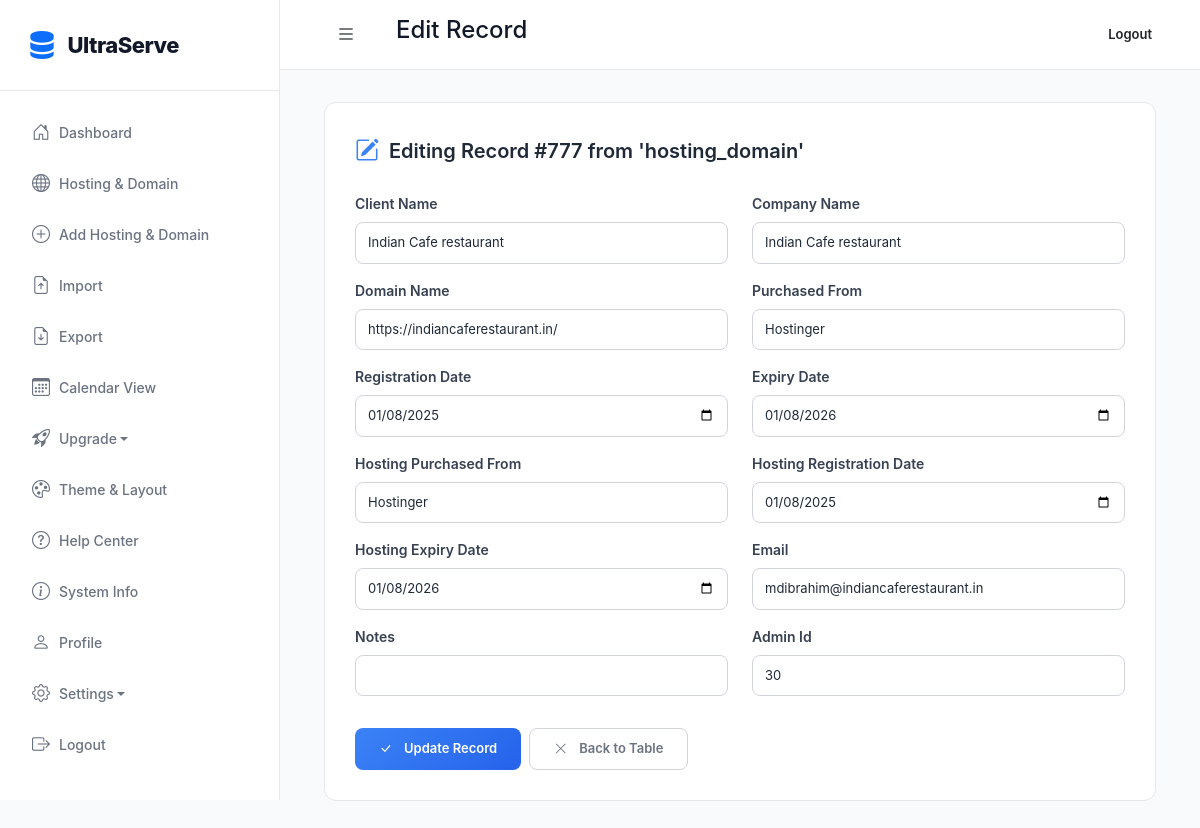
Page /edit.php?table=hosting_domain&id=777 (signed in) on the committed database.
### tables this page shows
CREATE TABLE `hosting_domain` (
  `id` int(11) NOT NULL,
  `client_name` varchar(256) NOT NULL,
  `company_name` varchar(150) NOT NULL,
  `domain_name` varchar(150) NOT NULL,
  `purchased_from` varchar(100) NOT NULL,
  `registration_date` date DEFAULT NULL,
  `expiry_date` date DEFAULT NULL,
  `hosting_purchased_from` varchar(255) DEFAULT NULL,
  `hosting_registration_date` date DEFAULT NULL,
  `hosting_expiry_date` date DEFAULT NULL,
  `email` varchar(150) NOT NULL,
  `notes` varchar(250) NOT NULL,
  `admin_id` int(11) NOT NULL
);

### edit.php (the view, shortened to what this page needs)
<?php
include('db.php');
$table = isset($_GET['table']) ? $_GET['table'] : '';
$id = isset($_GET['id']) ? (int)$_GET['id'] : 0;
$row = null;
if (!empty($table) && $id > 0) {
    $safe_table = mysqli_real_escape_string($conn, $table);
    $query = "SELECT * FROM `$safe_table` WHERE id=$id";
    $result = mysqli_query($conn, $query);
    if ($result && mysqli_num_rows($result) > 0) {
        $row = mysqli_fetch_assoc($result);
    } else {
        $error = "Record not found.";
    }
} else {
    $error = "Invalid request.";
}
?>
<!DOCTYPE html>
<html lang="en">
<head>
<link href="https://cdn.jsdelivr.net/npm/bootstrap@5.3.3/dist/css/bootstrap.min.css" rel="stylesheet">
<link href="https://cdn.jsdelivr.net/npm/bootstrap-icons@1.10.5/font/bootstrap-icons.css" rel="stylesheet">
<link href="css/dashboard.css" rel="stylesheet">
</head>
<body>
<div class="header">
    <div class="d-flex align-items-center">
        <button class="btn me-3" id="sidebarToggle" type="button" style="border: none; font-size: 20px;"><i class="bi bi-list"></i></button>
        <h4>Edit Record</h4>
    </div>
    <div>
        <a href="logout.php" class="btn btn-sm">Logout</a>
    </div>
</div>
<?php include 'sidebar.php'?>
<div class="content">
  <div class="container-fluid">
    <?php if ($row): ?>
    <div class="form-container">
        <div class="form-title">
            <i class="bi bi-pencil-square"></i> Editing Record #<?= htmlspecialchars($row['id']) ?> from '<?= htmlspecialchars($table) ?>'
        </div>
        <form method="POST">
            <div class="row">
                <?php foreach($row as $key => $value) {
                    if($key == 'id') continue;
                    $inputType = 'text';
                    if (str_contains($key, 'date')) {
                        $inputType = 'date';
                        $displayValue = !empty($value) ? date('Y-m-d', strtotime($value)) : '';
                    } elseif (str_contains($key, 'email')) {
                        $inputType = 'email';
                        $displayValue = htmlspecialchars($value);
                    } else {
                        $displayValue = htmlspecialchars($value);
                    }
                ?>
                <div class="col-md-6 mb-3">
                    <label for="<?= $key ?>" class="form-label"><?= ucwords(str_replace('_',' ',$key)) ?></label>
                    <input type="<?= $inputType ?>" name="<?= $key ?>" id="<?= $key ?>" value="<?= $displayValue ?>" class="form-control" required>
                </div>
                <?php } ?>
            </div>
            <div class="d-flex gap-2 mt-3">
                <button type="submit" class="btn btn-submit"><i class="bi bi-check-lg me-1"></i> Update Record</button>
                <a href="dashboard.php?page=hosting_domain" class="btn btn-secondary"><i class="bi bi-x-lg me-1"></i> Back to Table</a>
            </div>
        </form>
    </div>
    <?php endif; ?>
  </div>
</div>
</body>
</html>

### css/dashboard.css (style rules this page uses)
:root { --primary: #6366f1; --primary-dark: #4f46e5; --primary-light: #818cf8; --secondary: #8b5cf6; --success: #10b981; --warning: #f59e0b; --danger: #ef4444; --info: #06b6d4; --bg-primary: #ffffff; --bg-secondary: #f9fafb; --bg-tertiary: #f3f4f6; --text-primary: #111827; --text-secondary: #6b7280; --text-tertiary: #9ca3af; --border-color: #e5e7eb; --border-radius: 16px; --border-radius-sm: 12px; --border-radius-lg: 20px; --shadow-sm: 0 1px 2px 0 rgba(0, 0, 0, 0.05); --shadow: 0 4px 6px -1px rgba(0, 0, 0, 0.1); --shadow-lg: 0 10px 15px -3px rgba(0, 0, 0, 0.1); --shadow-xl: 0 20px 25px -5px rgba(0, 0, 0, 0.1); --sidebar-width: 280px; --header-height: 70px; --transition: all 0.3s cubic-bezier(0.4, 0, 0.2, 1); }
* { margin: 0; padding: 0; box-sizing: border-box; }
body { font-family: -apple-system, BlinkMacSystemFont, 'Segoe UI', 'Roboto', 'Oxygen', 'Ubuntu', 'Cantarell', sans-serif; background: var(--bg-secondary); min-height: 100vh; font-size: 14px; color: var(--text-primary); transition: background 0.3s ease, color 0.3s ease; }
.header { background: var(--bg-primary); backdrop-filter: blur(10px); border-bottom: 1px solid var(--border-color); padding: 0 32px; display: flex; justify-content: space-between; align-items: center; position: fixed; top: 0; left: var(--sidebar-width); right: 0; z-index: 1000; height: var(--header-height); transition: var(--transition); }
.content { margin-left: var(--sidebar-width); padding: calc(var(--header-height) + 32px) 32px 32px; transition: var(--transition); min-height: 100vh; }
.form-label { display: block; margin-bottom: 8px; color: var(--text-primary); font-weight: 500; font-size: 14px; }
.btn { padding: 12px 24px; border-radius: var(--border-radius-sm); border: none; font-weight: 600; font-size: 14px; cursor: pointer; transition: var(--transition); display: inline-flex; align-items: center; gap: 8px; text-decoration: none; }
.btn-secondary { background: var(--bg-tertiary); color: var(--text-primary); }
.btn-sm { padding: 8px 16px; font-size: 13px; }

### edit.php (style rules this page uses)
.form-container { background: white; border-radius: 12px; border: 1px solid #e5e7eb; padding: 30px; }
.form-title { font-size: 20px; font-weight: 600; color: #1f2937; margin-bottom: 24px; display: flex; align-items: center; gap: 10px; }
.form-title i { color: #3b82f6; font-size: 24px; }
.form-label { display: block; font-weight: 600; color: #374151; margin-bottom: 8px; }
.form-control { border: 1px solid #d1d5db; border-radius: 8px; padding: 10px 12px; font-size: 13px; transition: all 0.2s ease; background: white; color: #1f2937; }
.btn-submit { background: linear-gradient(135deg, #3b82f6 0%, #2563eb 100%); color: white; border: none; padding: 10px 24px; font-size: 13px; border-radius: 8px; font-weight: 600; }
.btn-secondary { background: white; color: #6b7280; border: 1px solid #d1d5db; padding: 10px 24px; font-size: 13px; border-radius: 8px; font-weight: 600; text-decoration: none; }

### rows in the picture
hosting_domain: id "777", client_name "Indian Cafe restaurant", company_name "Indian Cafe restaurant", domain_name "https://indiancaferestaurant.in/", purchased_from "Hostinger", registration_date "01/08/2025", expiry_date "01/08/2026", hosting_purchased_from "Hostinger", hosting_registration_date "01/08/2025", hosting_expiry_date "01/08/2026", email "mdibrahim@indiancaferestaurant.in", admin_id "30"

### other values in the picture
$table "hosting_domain"
str_replace('_',' ',$key) "Client Name"
str_replace('_',' ',$key) "Company Name"
str_replace('_',' ',$key) "Domain Name"
str_replace('_',' ',$key) "Purchased From"
str_replace('_',' ',$key) "Registration Date"
str_replace('_',' ',$key) "Expiry Date"
str_replace('_',' ',$key) "Hosting Purchased From"
str_replace('_',' ',$key) "Hosting Registration Date"
str_replace('_',' ',$key) "Hosting Expiry Date"
str_replace('_',' ',$key) "Email"
str_replace('_',' ',$key) "Notes"
str_replace('_',' ',$key) "Admin Id"
